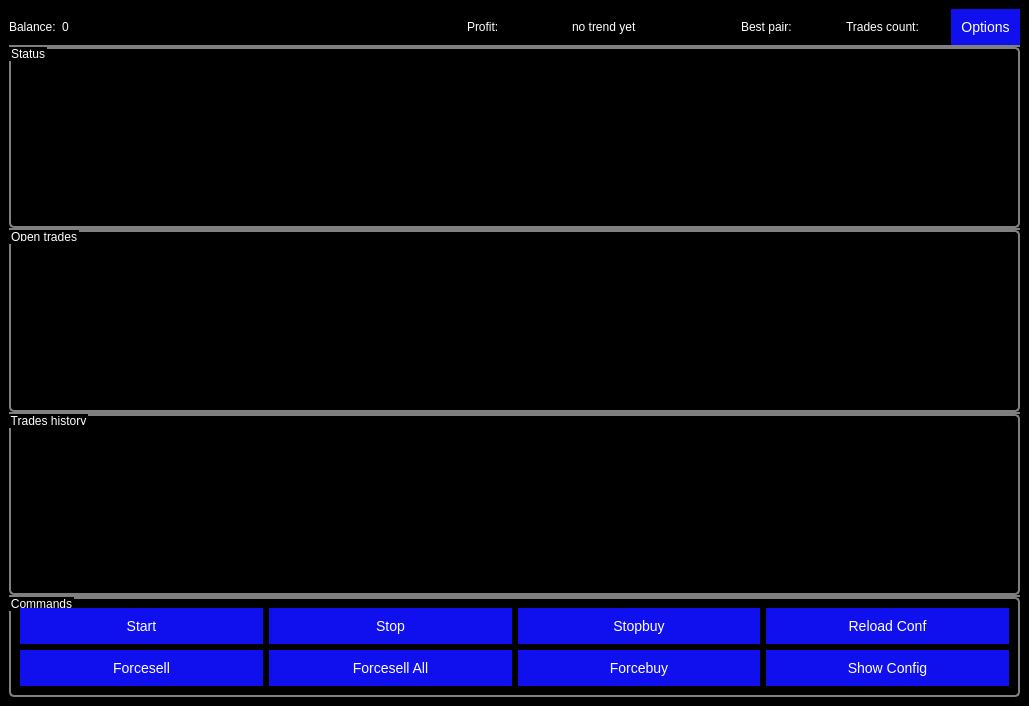
<?xml version="1.0" encoding="UTF-8"?>
<ui version="4.0">
 <class>MainWindow</class>
 <widget class="QMainWindow" name="MainWindow">
  <property name="geometry">
   <rect>
    <x>0</x>
    <y>0</y>
    <width>1029</width>
    <height>706</height>
   </rect>
  </property>
  <property name="windowTitle">
   <string>QFreqtradeUI</string>
  </property>
  <property name="styleSheet">
   <string notr="true">QWidget {
  color: white;
  background-color:  black;
}

QLabel{
  background-color: black;
  color: white;
  font: 30 12pt &quot;tahoma&quot;;	
}

QGroupBox {
    background-color: black;
    border: 2px solid gray;
    border-radius: 5px;
    margin-top: 2ex; /* leave space at the top for the title */
	margin-bottom: 2ex;
}

QGroupBox::title {
    subcontrol-origin: margin;
    subcontrol-position: top left; /* position at the top center */
    background-color: black;
	
}

QSplitter::handle { 
  background-color: rgb(127, 127, 127);
  height: 2px;
}


QLineEdit {
 padding: 1px;
 border-style: solid;
 border: 2px solid gray;
 border-radius: 4px;
 }

QTextEdit {
  border: 2px solid gray;
  border-radius: 4px;
}

QComboBox {
  border: 2px solid gray;
  border-radius: 4px;
}

QHeaderView::section {
  background-color: #454545;
}

QPushButton {
  padding: 10px;
  color: white;
  text-align: center;
  background-color:#1010ee;
  font: 30 14pt &quot;tahoma&quot;;
  border-style: no-border;
  font-size: 14px;
 }

QPushButton:pressed{
 background-color: #2222d9;
 padding-left: 5px; 
}

QPushButton:hover{
 background-color: #5252d9;
 padding-left: 5px; 
}
</string>
  </property>
  <widget class="QWidget" name="centralwidget">
   <layout class="QGridLayout" name="gridLayout_2">
    <item row="0" column="0">
     <widget class="QSplitter" name="splitter">
      <property name="orientation">
       <enum>Qt::Vertical</enum>
      </property>
      <widget class="QWidget" name="layoutWidget">
       <layout class="QHBoxLayout" name="horizontalLayout_2">
        <item>
         <widget class="QLabel" name="label">
          <property name="text">
           <string>Balance:</string>
          </property>
         </widget>
        </item>
        <item>
         <widget class="QLabel" name="label_balanceValue">
          <property name="sizePolicy">
           <sizepolicy hsizetype="Expanding" vsizetype="Preferred">
            <horstretch>0</horstretch>
            <verstretch>0</verstretch>
           </sizepolicy>
          </property>
          <property name="text">
           <string>0</string>
          </property>
         </widget>
        </item>
        <item>
         <spacer name="horizontalSpacer">
          <property name="orientation">
           <enum>Qt::Horizontal</enum>
          </property>
          <property name="sizeType">
           <enum>QSizePolicy::Expanding</enum>
          </property>
          <property name="sizeHint" stdset="0">
           <size>
            <width>300</width>
            <height>20</height>
           </size>
          </property>
         </spacer>
        </item>
        <item>
         <widget class="QLabel" name="label_profit">
          <property name="sizePolicy">
           <sizepolicy hsizetype="Expanding" vsizetype="Preferred">
            <horstretch>0</horstretch>
            <verstretch>0</verstretch>
           </sizepolicy>
          </property>
          <property name="text">
           <string>Profit: </string>
          </property>
         </widget>
        </item>
        <item>
         <widget class="QLabel" name="labelTrendArrow">
          <property name="text">
           <string>no trend yet</string>
          </property>
         </widget>
        </item>
        <item>
         <spacer name="horizontalSpacer_2">
          <property name="orientation">
           <enum>Qt::Horizontal</enum>
          </property>
          <property name="sizeHint" stdset="0">
           <size>
            <width>20</width>
            <height>20</height>
           </size>
          </property>
         </spacer>
        </item>
        <item>
         <widget class="QLabel" name="label_bestPair">
          <property name="sizePolicy">
           <sizepolicy hsizetype="Expanding" vsizetype="Preferred">
            <horstretch>0</horstretch>
            <verstretch>0</verstretch>
           </sizepolicy>
          </property>
          <property name="text">
           <string>Best pair: </string>
          </property>
         </widget>
        </item>
        <item>
         <widget class="QLabel" name="label_tradeCount">
          <property name="sizePolicy">
           <sizepolicy hsizetype="Expanding" vsizetype="Preferred">
            <horstretch>0</horstretch>
            <verstretch>0</verstretch>
           </sizepolicy>
          </property>
          <property name="text">
           <string>Trades count:</string>
          </property>
         </widget>
        </item>
        <item>
         <widget class="QPushButton" name="pushButtonOptions">
          <property name="text">
           <string>Options</string>
          </property>
         </widget>
        </item>
       </layout>
      </widget>
      <widget class="QWidget" name="layoutWidget">
       <layout class="QHBoxLayout" name="horizontalLayout_3">
        <item>
         <widget class="QGroupBox" name="groupBox_4">
          <property name="title">
           <string>Status</string>
          </property>
          <layout class="QHBoxLayout" name="horizontalLayout_4">
           <item>
            <widget class="QTableView" name="tableViewBalance">
             <property name="sizePolicy">
              <sizepolicy hsizetype="Expanding" vsizetype="Expanding">
               <horstretch>0</horstretch>
               <verstretch>0</verstretch>
              </sizepolicy>
             </property>
             <property name="alternatingRowColors">
              <bool>false</bool>
             </property>
             <property name="selectionMode">
              <enum>QAbstractItemView::SingleSelection</enum>
             </property>
             <property name="selectionBehavior">
              <enum>QAbstractItemView::SelectRows</enum>
             </property>
             <property name="sortingEnabled">
              <bool>true</bool>
             </property>
             <property name="cornerButtonEnabled">
              <bool>false</bool>
             </property>
            </widget>
           </item>
           <item>
            <widget class="QTableView" name="tableViewPerf">
             <property name="sizePolicy">
              <sizepolicy hsizetype="Expanding" vsizetype="Expanding">
               <horstretch>0</horstretch>
               <verstretch>0</verstretch>
              </sizepolicy>
             </property>
             <property name="selectionMode">
              <enum>QAbstractItemView::SingleSelection</enum>
             </property>
             <property name="selectionBehavior">
              <enum>QAbstractItemView::SelectRows</enum>
             </property>
             <property name="sortingEnabled">
              <bool>true</bool>
             </property>
             <property name="cornerButtonEnabled">
              <bool>false</bool>
             </property>
            </widget>
           </item>
          </layout>
         </widget>
        </item>
       </layout>
      </widget>
      <widget class="QWidget" name="layoutWidget">
       <layout class="QGridLayout" name="gridLayout_3">
        <item row="0" column="0">
         <widget class="QGroupBox" name="groupBox_2">
          <property name="title">
           <string>Open trades</string>
          </property>
          <layout class="QGridLayout" name="gridLayout_5">
           <item row="0" column="0">
            <widget class="QTableView" name="tableViewStatus">
             <property name="selectionMode">
              <enum>QAbstractItemView::SingleSelection</enum>
             </property>
             <property name="selectionBehavior">
              <enum>QAbstractItemView::SelectRows</enum>
             </property>
             <property name="sortingEnabled">
              <bool>true</bool>
             </property>
             <property name="cornerButtonEnabled">
              <bool>false</bool>
             </property>
            </widget>
           </item>
          </layout>
         </widget>
        </item>
       </layout>
      </widget>
      <widget class="QWidget" name="layoutWidget">
       <layout class="QGridLayout" name="gridLayout_4">
        <item row="0" column="0">
         <widget class="QGroupBox" name="groupBox_3">
          <property name="title">
           <string>Trades history</string>
          </property>
          <layout class="QGridLayout" name="gridLayout_6">
           <item row="0" column="0">
            <widget class="QTableView" name="tableViewTradesHistory">
             <property name="selectionBehavior">
              <enum>QAbstractItemView::SelectRows</enum>
             </property>
            </widget>
           </item>
          </layout>
         </widget>
        </item>
       </layout>
      </widget>
      <widget class="QWidget" name="layoutWidget">
       <layout class="QHBoxLayout" name="horizontalLayout">
        <item>
         <widget class="QGroupBox" name="groupBox">
          <property name="title">
           <string>Commands</string>
          </property>
          <layout class="QGridLayout" name="gridLayout">
           <item row="0" column="3">
            <widget class="QPushButton" name="pushButtonReloadconf">
             <property name="text">
              <string>Reload Conf</string>
             </property>
            </widget>
           </item>
           <item row="0" column="0">
            <widget class="QPushButton" name="pushButtonStart">
             <property name="text">
              <string>Start</string>
             </property>
            </widget>
           </item>
           <item row="1" column="0">
            <widget class="QPushButton" name="pushButtonForcesell">
             <property name="text">
              <string>Forcesell</string>
             </property>
            </widget>
           </item>
           <item row="1" column="2">
            <widget class="QPushButton" name="pushButtonForcebuy">
             <property name="text">
              <string>Forcebuy</string>
             </property>
            </widget>
           </item>
           <item row="0" column="1">
            <widget class="QPushButton" name="pushButtonStop">
             <property name="text">
              <string>Stop</string>
             </property>
            </widget>
           </item>
           <item row="1" column="1">
            <widget class="QPushButton" name="pushButtonForceSellAll">
             <property name="text">
              <string>Forcesell All</string>
             </property>
            </widget>
           </item>
           <item row="1" column="3">
            <widget class="QPushButton" name="pushButtonShowConfig">
             <property name="text">
              <string>Show Config</string>
             </property>
            </widget>
           </item>
           <item row="0" column="2">
            <widget class="QPushButton" name="pushButtonStopbuy">
             <property name="text">
              <string>Stopbuy</string>
             </property>
            </widget>
           </item>
          </layout>
         </widget>
        </item>
       </layout>
      </widget>
     </widget>
    </item>
   </layout>
  </widget>
 </widget>
 <resources/>
 <connections/>
</ui>
